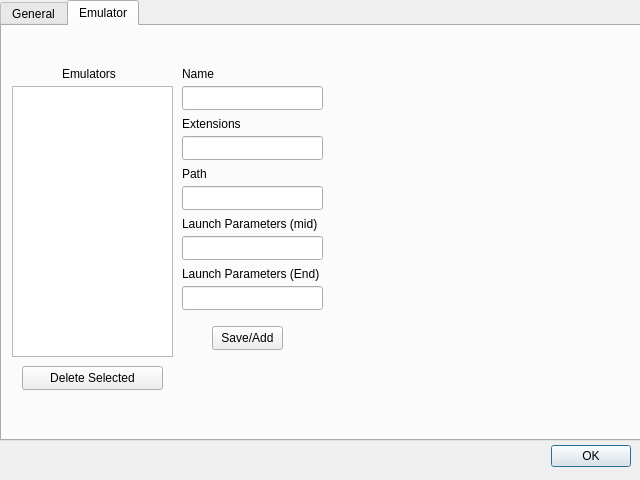
<?xml version="1.0" encoding="UTF-8"?>
<ui version="4.0">
 <class>Settings</class>
 <widget class="QDialog" name="Settings">
  <property name="geometry">
   <rect>
    <x>0</x>
    <y>0</y>
    <width>640</width>
    <height>480</height>
   </rect>
  </property>
  <property name="windowTitle">
   <string>Settings</string>
  </property>
  <widget class="QDialogButtonBox" name="buttonBox">
   <property name="geometry">
    <rect>
     <x>10</x>
     <y>440</y>
     <width>621</width>
     <height>32</height>
    </rect>
   </property>
   <property name="orientation">
    <enum>Qt::Horizontal</enum>
   </property>
   <property name="standardButtons">
    <set>QDialogButtonBox::Ok</set>
   </property>
  </widget>
  <widget class="QTabWidget" name="tabWidget">
   <property name="geometry">
    <rect>
     <x>0</x>
     <y>0</y>
     <width>641</width>
     <height>441</height>
    </rect>
   </property>
   <property name="currentIndex">
    <number>1</number>
   </property>
   <widget class="QWidget" name="General">
    <attribute name="title">
     <string>General</string>
    </attribute>
    <widget class="QListWidget" name="listWidget_ROMS">
     <property name="geometry">
      <rect>
       <x>10</x>
       <y>50</y>
       <width>201</width>
       <height>192</height>
      </rect>
     </property>
    </widget>
    <widget class="QLabel" name="label">
     <property name="geometry">
      <rect>
       <x>60</x>
       <y>30</y>
       <width>91</width>
       <height>16</height>
      </rect>
     </property>
     <property name="text">
      <string>ROM Directories</string>
     </property>
    </widget>
    <widget class="QPushButton" name="pushButtonRemoveROM">
     <property name="geometry">
      <rect>
       <x>120</x>
       <y>300</y>
       <width>51</width>
       <height>24</height>
      </rect>
     </property>
     <property name="text">
      <string>Remove</string>
     </property>
    </widget>
    <widget class="QLineEdit" name="lineEdit_NewRom">
     <property name="geometry">
      <rect>
       <x>10</x>
       <y>270</y>
       <width>201</width>
       <height>24</height>
      </rect>
     </property>
    </widget>
    <widget class="QPushButton" name="pushButton_AddROM">
     <property name="geometry">
      <rect>
       <x>40</x>
       <y>300</y>
       <width>51</width>
       <height>24</height>
      </rect>
     </property>
     <property name="text">
      <string>Add</string>
     </property>
    </widget>
    <widget class="QLabel" name="label_8">
     <property name="geometry">
      <rect>
       <x>20</x>
       <y>250</y>
       <width>141</width>
       <height>16</height>
      </rect>
     </property>
     <property name="text">
      <string>New ROM Directory</string>
     </property>
    </widget>
   </widget>
   <widget class="QWidget" name="Emulator">
    <attribute name="title">
     <string>Emulator</string>
    </attribute>
    <widget class="QLabel" name="label_2">
     <property name="geometry">
      <rect>
       <x>180</x>
       <y>40</y>
       <width>49</width>
       <height>16</height>
      </rect>
     </property>
     <property name="text">
      <string>Name</string>
     </property>
    </widget>
    <widget class="QLabel" name="label_5">
     <property name="geometry">
      <rect>
       <x>180</x>
       <y>240</y>
       <width>161</width>
       <height>16</height>
      </rect>
     </property>
     <property name="text">
      <string>Launch Parameters (End)</string>
     </property>
    </widget>
    <widget class="QLabel" name="label_3">
     <property name="geometry">
      <rect>
       <x>180</x>
       <y>90</y>
       <width>71</width>
       <height>16</height>
      </rect>
     </property>
     <property name="text">
      <string>Extensions</string>
     </property>
    </widget>
    <widget class="QLabel" name="label_4">
     <property name="geometry">
      <rect>
       <x>180</x>
       <y>140</y>
       <width>49</width>
       <height>16</height>
      </rect>
     </property>
     <property name="text">
      <string>Path</string>
     </property>
    </widget>
    <widget class="QLineEdit" name="lineEdit_End">
     <property name="geometry">
      <rect>
       <x>180</x>
       <y>260</y>
       <width>141</width>
       <height>24</height>
      </rect>
     </property>
    </widget>
    <widget class="QLabel" name="label_6">
     <property name="geometry">
      <rect>
       <x>60</x>
       <y>40</y>
       <width>71</width>
       <height>16</height>
      </rect>
     </property>
     <property name="text">
      <string>Emulators</string>
     </property>
    </widget>
    <widget class="QLabel" name="label_7">
     <property name="geometry">
      <rect>
       <x>180</x>
       <y>190</y>
       <width>141</width>
       <height>16</height>
      </rect>
     </property>
     <property name="text">
      <string>Launch Parameters (mid)</string>
     </property>
    </widget>
    <widget class="QLineEdit" name="lineEdit_Extensions">
     <property name="geometry">
      <rect>
       <x>180</x>
       <y>110</y>
       <width>141</width>
       <height>24</height>
      </rect>
     </property>
    </widget>
    <widget class="QLineEdit" name="lineEdit_Name">
     <property name="geometry">
      <rect>
       <x>180</x>
       <y>60</y>
       <width>141</width>
       <height>24</height>
      </rect>
     </property>
    </widget>
    <widget class="QLineEdit" name="lineEdit_Mid">
     <property name="geometry">
      <rect>
       <x>180</x>
       <y>210</y>
       <width>141</width>
       <height>24</height>
      </rect>
     </property>
    </widget>
    <widget class="QPushButton" name="pushButton_DeleteEmulator">
     <property name="geometry">
      <rect>
       <x>20</x>
       <y>340</y>
       <width>141</width>
       <height>24</height>
      </rect>
     </property>
     <property name="text">
      <string>Delete Selected</string>
     </property>
    </widget>
    <widget class="QLineEdit" name="lineEdit_Path">
     <property name="geometry">
      <rect>
       <x>180</x>
       <y>160</y>
       <width>141</width>
       <height>24</height>
      </rect>
     </property>
    </widget>
    <widget class="QListWidget" name="listWidget_Emulators">
     <property name="geometry">
      <rect>
       <x>10</x>
       <y>60</y>
       <width>161</width>
       <height>271</height>
      </rect>
     </property>
    </widget>
    <widget class="QPushButton" name="pushButton_EmulatorAddSave">
     <property name="geometry">
      <rect>
       <x>210</x>
       <y>300</y>
       <width>71</width>
       <height>24</height>
      </rect>
     </property>
     <property name="text">
      <string>Save/Add</string>
     </property>
    </widget>
   </widget>
  </widget>
 </widget>
 <resources/>
 <connections>
  <connection>
   <sender>buttonBox</sender>
   <signal>accepted()</signal>
   <receiver>Settings</receiver>
   <slot>accept()</slot>
   <hints>
    <hint type="sourcelabel">
     <x>248</x>
     <y>254</y>
    </hint>
    <hint type="destinationlabel">
     <x>157</x>
     <y>274</y>
    </hint>
   </hints>
  </connection>
  <connection>
   <sender>buttonBox</sender>
   <signal>rejected()</signal>
   <receiver>Settings</receiver>
   <slot>reject()</slot>
   <hints>
    <hint type="sourcelabel">
     <x>316</x>
     <y>260</y>
    </hint>
    <hint type="destinationlabel">
     <x>286</x>
     <y>274</y>
    </hint>
   </hints>
  </connection>
 </connections>
</ui>
